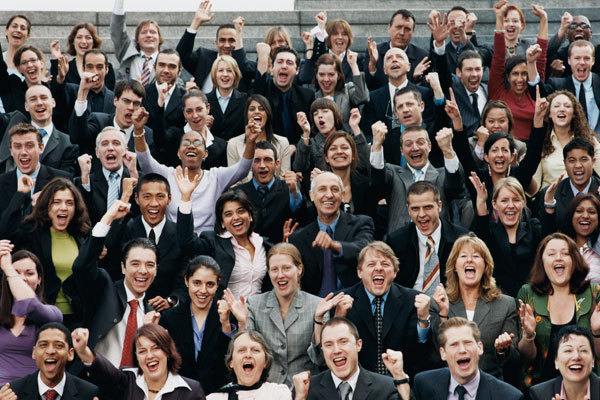
#> input picture Detect faces in an image using OpenCV library/test2.jpg, 600 x 400 px
$ python main.py
#> lines starting #> are read from the running program, lines starting #| are printed output that depends on the picture; after the words box and inside, x2 and y2 are one past the last pixel; in counts of white or black regions, pixels touching at a corner belong together
'''
Title:
Detect faces in an image using OpenCV library

pip install opencv-python

Here is the link for face detection: https://raw.githubusercontent.com/opencv/opencv/master/data/haarcascades/haarcascade_frontalface_default.xml
'''

import cv2

# Load the cascade
face_cascade = cv2.CascadeClassifier('haarcascade_frontalface_default.xml')

# Read the input image
img = cv2.imread('test2.jpg')
#> img is the input picture: shape (400, 600, 3); mean B, G, R 84.2, 87.7, 96

# Detect faces
faces = face_cascade.detectMultiScale(img, 1.1, 4)
#> faces = 50 rows, first 6: [498, 11, 26, 26], [6, 18, 26, 26], [389, 18, 27, 27], [136, 22, 26, 26], [70, 28, 26, 26], [213, 31, 27, 27]

# Draw rectangle around the faces
# (255,0,0) is the color of the rectangle we want to draw. You play with it and change the color.
# (2) is the thickness of the line. You can change the value and see how it looks.
for (x, y, w, h) in faces:
  cv2.rectangle(img, (x, y), (x+w, y+h), (255, 0, 0), 2)
#> this loop made 50 passes
#> (x, y, w, h) on passes 1 to 12: (498, 11, 26, 26), (6, 18, 26, 26), (389, 18, 27, 27), (136, 22, 26, 26), (70, 28, 26, 26), (213, 31, 27, 27), (568, 48, 28, 28), (16, 52, 26, 26), (269, 50, 31, 31), (151, 55, 30, 30), (459, 58, 29, 29), (210, 58, 30, 30)
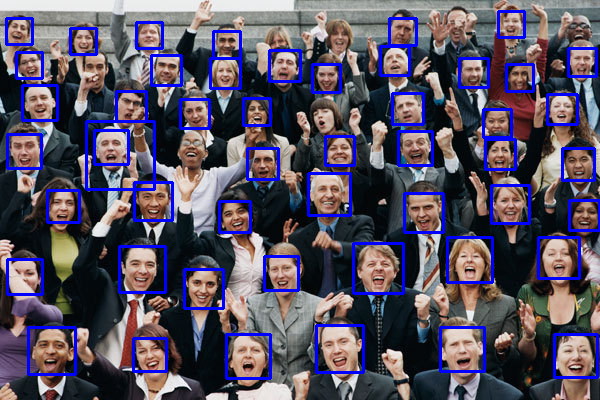
#> img: shape (400, 600, 3); 8.37% of pixels changed, all inside (x1, y1, x2, y2) = (5, 10, 600, 380)

# Show the result
cv2.imshow("face_detected.png", img)
cv2.waitKey(0)

# Export the result
# cv2.imwrite("face_detected.png", img)
